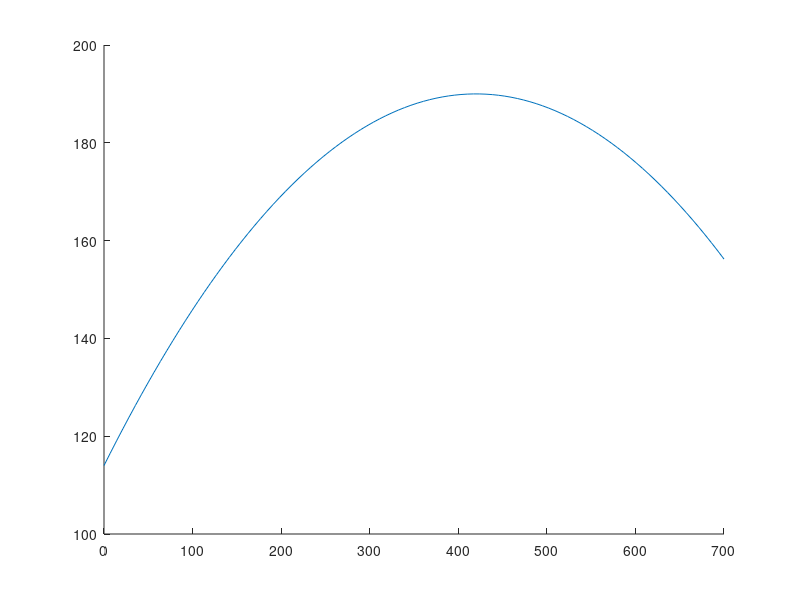

MATLAB code to generate this figure: (Note: this script raises an error after producing the figure.)
%% Topic 2: Cruise control example

%% Opening
%
% This code is an exact copy of that used to generate the supplementary
% results shown in Concept 2.4 (including saving the figures to PDF — a
% handy skill to pick up!).
%
% Generally start worked example scripts like this with some initialisation
% steps. Clear the command window; close all figure windows; clear all
% variables.

clc
close all
clearvars

%% figsize.m

function figsize( w, h, u )
%FIGURESIZE Set a figure to a specific size
%
% When saving a figure as a PDF, it is necessary to set the
% figure size appropriately. This function sets the "paper size"
% sufficient that the figure is saved with a tight bounding box.
% It will also set the figure size on screen correspondingly.
%
% figuresize(width,height,units)
%  - sets the figure size in <units>
%  - <units> can be any of: (default 'cm')
%       'normalized','centimeters','inches','points','cm','in','pt','mm'

switch u
  case 'cm', u = 'centimeters';
  case 'in', u = 'inches';
  case 'pt', u = 'points';
  case 'mm', u = 'centimeters'; w = w/10; h = h/10;
end

set(gcf,'Units',u);
screenpos = get(gcf,'Position');
set(gcf,...
  'Position',[screenpos(1:2) w h],'PaperUnits',u,...
  'PaperPosition',[0 0 w h],'PaperSize',[w h]);

end

%% Modelling parameters
%
% Rather than define local variables all over the place, use a structure to
% store parameters used throughout our modelling and simulation routines.
%
% The |param.X| syntax can be used for setting fields within a *structure*,
% and where parameters are needed later the structure itself can be passed
% around. This allows parameters to be defined and controlled as a group
% and minimises the number of subfunction inputs needed.

% engine parameters:
param.wm = 420;
param.Tm = 190;
param.bb = 0.4;
param.alpha_n = [40, 25, 15, 12, 10];

% friction parameters:
param.m = 1600;
param.g = 9.81;
param.Cr = 0.01;

% drag parameters:
param.rho = 1.3;
param.Cd = 0.32;
param.A = 2.4;

% control gains:
param.kp = 0.5;
param.ki = 0.1;

%% Torques and forces
%
% The first step in the modelling is to define the relationship between
% velocity, torque, and force. These relationships are plotted as a sanity
% check and visualisation tool.

function T = torque(ww,param)
  T = param.Tm*(1-param.bb*(ww/param.wm-1).^2);
end

function F = driveforce(v,u,gear,param)
  T = torque( param.alpha_n(gear)*v, param);
  F = param.alpha_n(gear)*u.*T;
end

wrange = linspace(0,700);
T = torque(wrange,param);

figure(1); clf; hold on
plot(wrange,T)
xlabel("Angular velocity $\omega$, rad/s",Interpreter="LaTeX")
ylabel("Torque $T$, Nm",Interpreter="LaTeX")

figure(2); clf; hold on
figsize(10,8,"cm")
grid on; box on
vrange = linspace(0,80);
u = 1.0;
for nn = 1:5
  F = driveforce(vrange,u,nn,param);
  plot(vrange,F/1000)
end
xlabel("Velocity $v$, m/s",Interpreter="LaTeX")
ylabel("Force $F$, kN",Interpreter="LaTeX")
ylim([0, 8])
legend("$n=1$","$n=2$","$n=3$","$n=4$","$n=5$",interpreter="LaTeX")

saveas(gcf,"pdf/car-fv.pdf")

%% Dynamics
%
% Now the internal relationships are known, the next step is to define
% the car free-body-diagram dynamics. This is done in a modular fashion
% with functions to make them reusable later in the code, and swappable
% if we wanted to add more fidelity in the future.
%
% We could plot families of curves (say) based on these definitions, but
% they are all reasonably straightforward so let's assume they are fine.

function Fg = fricforce(v, param)
  Fg = param.m * param.g * param.Cr * sign(v);
end

function Fg = gravforce(theta, param)
  Fg = param.m * param.g * sin(theta);
end

function Fa = dragforce(v, param)
  Fa = 0.5 * param.rho * param.A * param.Cd * v .* abs(v);
end

function dv = car_dynamics(v,u,gear,sl,param)
  m = param.m; % shorthand to save space in the following lines
  dv = + 1/m * driveforce(v,u,gear,param)...
       - 1/m * fricforce(v,param)...
       - 1/m * gravforce(sl,param)...
       - 1/m * dragforce(v,param);
end

%% ODE
%
% Going from dynamics to an ODE is straightforward once we have functions
% defined, the only "trick" is to have already made sure to represent the
% maths as cleanly as possible in the code.
%
% You may be wondering why "gear" and "slope" are kept as function inputs
% rather than parameters. The answer to this is that we expect these might
% change dynamically with more complex simulations, whereas parameters are
% expected to remain constant.
%
% This proof of concept shows that we can take the car dynamical equation
% and solve it numerically as an initial value problem and plot the
% solution of velocity versus time.

tmax = 200;
throttle = 1;
gear = 3;
slope = 0;
v0 = 50;
[t,x] = ode45(@(t,z) car_dynamics(z,throttle,gear,slope,param),[0,tmax],v0);

figure(10); clf; hold on
plot(t,x)
xlabel("Time, s")
ylabel("Velocity, m/s")

%% Plot families of curves to demonstrate the behaviour of the "open loop" car dynamics

figure(11); clf; hold on
figsize(10,12,"cm")
tmax = 100;
vrange = 45:2:65;
throttle = 1;
gear = 3;
slope = 0;
for v0 = vrange
  [t,x] = ode45(@(t,z) car_dynamics(z,throttle,gear,slope,param),[0,tmax],v0);
  h = plot(t,x);
  plot(0,v0,'.',Color=h.Color,MarkerSize=15)
end
xlabel("Time $t$, s",Interpreter="LaTeX")
ylabel("Velocity $v$, m/s",Interpreter="LaTeX")
title("Varying initial velocity")
saveas(gcf,"pdf/cruise-v0.pdf")

figure(12); clf; hold on
figsize(10,12,"cm")
tmax = 100;
trange = linspace(deg2rad(-5),deg2rad(5),10);
v0 = 50;
for t0 = trange
  [t,x] = ode45(@(t,z) car_dynamics(z,throttle,gear,t0,param),[0,tmax],v0);
  h = plot(t,x);
end
legend(arrayfun(@(t) sprintf("%1.1f°",rad2deg(t)),trange))
xlabel("Time $t$, s",Interpreter="LaTeX")
ylabel("Velocity $v$, m/s",Interpreter="LaTeX")
title("Varying angle")
saveas(gcf,"pdf/cruise-t0.pdf")

%% Similarly, varying throttle

figure(13); clf; hold on
figsize(10,12,"cm")
tmax = 100;
urange = linspace(0.5,1,6);
v0 = 50;
gear = 3;
slope = 0;
vf = nan(size(urange));
for ii = 1:numel(urange)
  u = urange(ii);
  [t,x] = ode45(@(t,z) car_dynamics(z,u,gear,slope,param),[0,tmax],v0);
  h = plot(t,x);
  vf(ii) = x(end);
  plot(t(end),x(end),'.',Color=h.Color,MarkerSize=15)
  text(t(end),x(end),sprintf("%2.0f%%",100*u),HorizontalAlignment="Right",VerticalAlignment="Top",Color=h.Color)
end
xlabel("Time $t$, s",Interpreter="LaTeX")
ylabel("Velocity $v$, m/s",Interpreter="LaTeX")
title("Varying throttle")
saveas(gcf,"pdf/cruise-u.pdf")

figure(14);
figsize(10,12,"cm")
plot(100*urange,vf,'.-')
xlim([45 105])
xlabel("Throttle, percent",Interpreter="LaTeX")
ylabel("Steady state velocity $v$, m/s",Interpreter="LaTeX")
saveas(gcf,"pdf/cruise-uv.pdf")

%% Now attempting to plot a phase portrait
%
% Because this is a 1DOF system, the dynamics require |v| and |dv| to be
% coupled -- they cannot take independent parameters. This means we can't
% plot a traditional phase portrait with arbitrary initial conditions on a
% plane.
%
% Instead we plot some families of curves to illustrate the sensitivity of
% the system to the context.

figure(15); clf; hold on
figsize(14,12,"cm")
tmax = 200;
vrange = 35:5:60;
for gear = [3 4]
  for sl = [0 deg2rad(1)]
    for th = [0.5 1]
      for v0 = vrange
        [~,x] = ode45(@(t,z) car_dynamics(z,th,gear,sl,param),[0,tmax],v0);
        dv = car_dynamics(x,th,gear,sl,param);
        h = plot(x,dv);
        plot(x(1),dv(1),".",Color=h.Color)
        plot(x(end),dv(end),"o",Color=h.Color)
      end
    end
  end
end
yline(0,"k--")
xlabel("Velocity $v$, m/s",Interpreter="LaTeX")
ylabel("Acceleration $\dot v$, m/s/s",Interpreter="LaTeX")
title("Phase portrait")
saveas(gcf,"pdf/cruise-phase.pdf")

%% Adding a PI cruise control system
%
% When we have more complex ODEs, the structure of the code generally works
% best when considered in terms of a generalised state vector (in this case
% |q|). I like to break apart |q| to calculate the individual derivative terms,
% and then reconstruct |dq| from the components. This takes a few more lines
% of code but the structured nature of it helps avoid common mistakes.
%
% Once again, the more closely the code can mirror the physics and maths
% the better.

function dq = cruise_ode(q,vr,gear,slope,param)
  v = q(1); z = q(2);
  u = param.kp * (vr-v) + param.ki * z;
  dv = car_dynamics(v,u,gear,slope,param);
  dz = vr - v;
  dq = [dv; dz];
end

tmax = 20;
tspan = linspace(0,tmax,1e8);
options = odeset(RelTol=1e-6);
gear = 3;
slope = 0;
v0 = 40;
vr = 45;
[t,z] = ode45(@(t,z) cruise_ode(z,vr,gear,slope,param),[0,tmax],[v0,0],options);

figure(10); clf; hold on
figsize(10,8,"cm")

yline(vr,"--","Desired","LabelHorizontalAlignment","left")
plot(t,z(:,1))
xlabel("Time $t$, s",Interpreter="LaTeX")
ylabel("Velocity $v$, m/s",Interpreter="LaTeX")
saveas(gcf,"pdf/cruise-step.pdf")

%% Cruise control phase portrait
%
% Now we have a 2DOF system the phase portrait is slightly more
% interesting. We expect to see convergence on the reference set point; in
% the example show two set points to see this is the case.

figure(15); clf; hold on
figsize(9,9,"cm")
tmax = 200;
vrange = 40:2.5:55;
kp = 0.5; ki = 0.1;
for vr = [45 50]
  for gear = 3
    for sl = deg2rad(0)
      for v0 = vrange
        tspan = linspace(0,tmax,1e8);
        options = odeset(RelTol=1e-6);
        [t,x] = ode45(@(t,z) cruise_ode(z,vr,gear,sl,param),[0,tmax],[v0,0],options);
        v = x(:,1); z = x(:,2);
        u = kp*(vr-v)+ki*z;
        dv = car_dynamics(x(:,1),u,gear,sl,param);
        h = plot(v,dv);
        plot(v(1),dv(1),".",Color=h.Color)
        plot(v(end),dv(end),"o",Color=h.Color)
      end
    end
  end
end
xline(45,"k--","$v_r=45$ m/s",Interpreter="LaTeX")
xline(50,"k--","$v_r=50$ m/s",Interpreter="LaTeX")
yline(0,"k--","Steady state",Interpreter="LaTeX")
xlabel("Velocity $v$, m/s",Interpreter="LaTeX")
ylabel("Acceleration $\dot v$, m/s/s",Interpreter="LaTeX")
title("Phase portrait")
saveas(gcf,"pdf/cruise-portrait.pdf")
